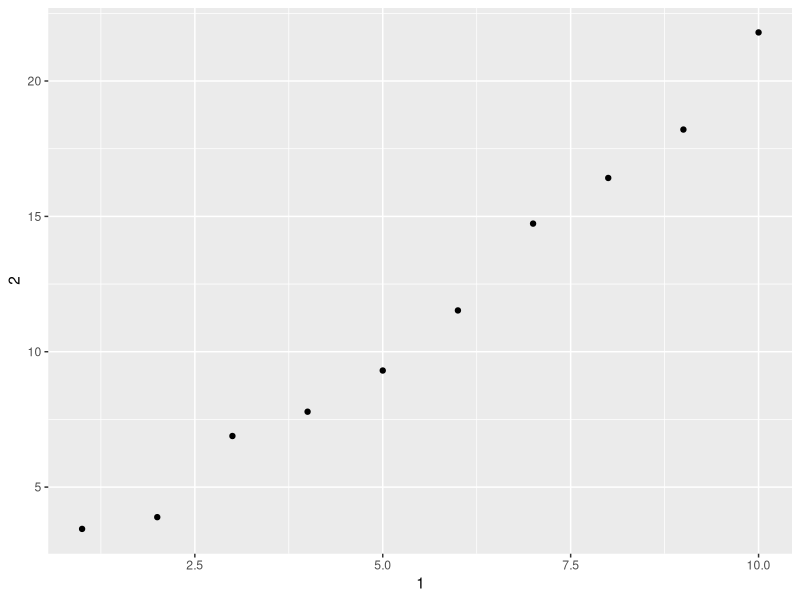

This figure's R source:
## ---- chunk 1
knitr::opts_chunk$set(echo = TRUE)
library(tidyverse)
## ---- chunk 2
mpg

## ---- chunk 3
df <- data.frame(abc = 1, xyz = "a")

#1.a
df$x

#1.b
df[, "xyz"]

#1.c
df[,c("abc", "xyz")]

df <- tibble(abc = 1, xyz = "a")

#2.a
df$x

#2.b
df[, "xyz"]

#2.c
df[,c("abc", "xyz")]
## ---- chunk 4

annoying <- tibble(
  `1` = 1:10,
  `2` = `1` * 2 + rnorm(length(`1`))
)


#1
annoying[["1"]] #or
annoying$`1`

#2
ggplot(annoying, mapping = aes(x =`1`, y=`2`)) + geom_point()


#3

mutate(annoying, `3` = `2`/`1`) #or
annoying[["3"]] <- annoying[["2"]] / annoying[["1"]]


#4
## ---- chunk 5

enframe(c(a = 5, b = 7))

## ---- chunk 6

enframe(c(a = 5, b = 7))

